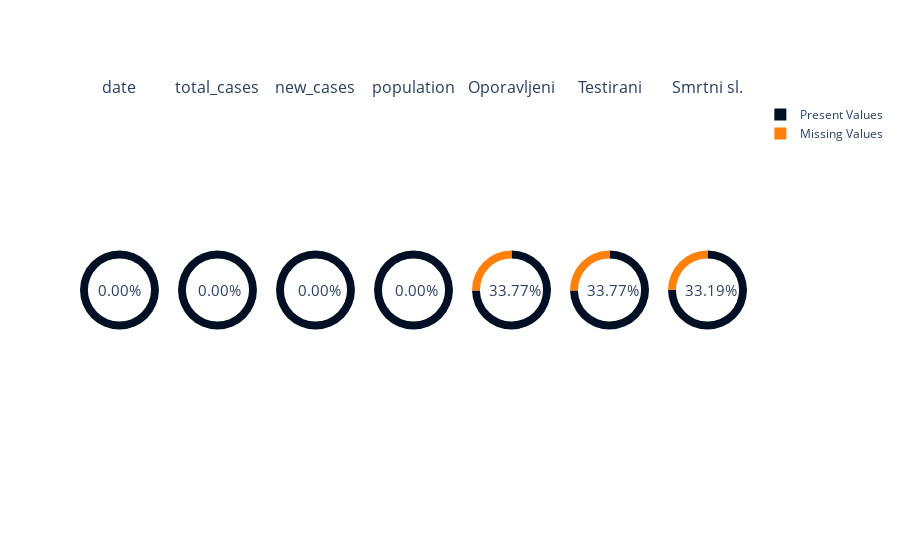

Notebook code for this chart:
### Code cell
MissingDataPlot(missingData)

### Figure 1 — Plotly figure (JSON) as saved in the notebook; plotly's stock layout.template omitted (floating-point values rounded to 4 significant figures)
{"data": [{"domain": {"x": [0, 0.1184], "y": [0, 1]}, "hole": 0.8, "hoverinfo": "label+value", "labels": ["Missing Values", "Present Values"], "marker": {"colors": ["#FF800B", "#001024"]}, "textinfo": "none", "type": "pie", "values": [0, 309]}, {"domain": {"x": [0.1469, 0.2653], "y": [0, 1]}, "hole": 0.8, "hoverinfo": "label+value", "labels": ["Missing Values", "Present Values"], "marker": {"colors": ["#FF800B", "#001024"]}, "textinfo": "none", "type": "pie", "values": [0, 309]}, {"domain": {"x": [0.2939, 0.4122], "y": [0, 1]}, "hole": 0.8, "hoverinfo": "label+value", "labels": ["Missing Values", "Present Values"], "marker": {"colors": ["#FF800B", "#001024"]}, "textinfo": "none", "type": "pie", "values": [0, 309]}, {"domain": {"x": [0.4408, 0.5592], "y": [0, 1]}, "hole": 0.8, "hoverinfo": "label+value", "labels": ["Missing Values", "Present Values"], "marker": {"colors": ["#FF800B", "#001024"]}, "textinfo": "none", "type": "pie", "values": [0, 309]}, {"domain": {"x": [0.5878, 0.7061], "y": [0, 1]}, "hole": 0.8, "hoverinfo": "label+value", "labels": ["Missing Values", "Present Values"], "marker": {"colors": ["#FF800B", "#001024"]}, "textinfo": "none", "type": "pie", "values": [78, 231]}, {"domain": {"x": [0.7347, 0.8531], "y": [0, 1]}, "hole": 0.8, "hoverinfo": "label+value", "labels": ["Missing Values", "Present Values"], "marker": {"colors": ["#FF800B", "#001024"]}, "textinfo": "none", "type": "pie", "values": [78, 231]}, {"domain": {"x": [0.8816, 1.0], "y": [0, 1]}, "hole": 0.8, "hoverinfo": "label+value", "labels": ["Missing Values", "Present Values"], "marker": {"colors": ["#FF800B", "#001024"]}, "textinfo": "none", "type": "pie", "values": [77, 232]}], "layout": {"annotations": [{"font": {"size": 16}, "showarrow": false, "text": "date", "x": 0.05918, "xanchor": "center", "xref": "paper", "y": 1, "yanchor": "bottom", "yref": "paper"}, {"font": {"size": 16}, "showarrow": false, "text": "total_cases", "x": 0.2061, "xanchor": "center", "xref": "paper", "y": 1, "yanchor": "bottom", "yref": "paper"}, {"font": {"size": 16}, "showarrow": false, "text": "new_cases", "x": 0.3531, "xanchor": "center", "xref": "paper", "y": 1, "yanchor": "bottom", "yref": "paper"}, {"font": {"size": 16}, "showarrow": false, "text": "population", "x": 0.5, "xanchor": "center", "xref": "paper", "y": 1, "yanchor": "bottom", "yref": "paper"}, {"font": {"size": 16}, "showarrow": false, "text": "Oporavljeni", "x": 0.6469, "xanchor": "center", "xref": "paper", "y": 1, "yanchor": "bottom", "yref": "paper"}, {"font": {"size": 16}, "showarrow": false, "text": "Testirani", "x": 0.7939, "xanchor": "center", "xref": "paper", "y": 1, "yanchor": "bottom", "yref": "paper"}, {"font": {"size": 16}, "showarrow": false, "text": "Smrtni sl.", "x": 0.9408, "xanchor": "center", "xref": "paper", "y": 1, "yanchor": "bottom", "yref": "paper"}, {"font": {"size": 15}, "showarrow": false, "text": "0.00%", "x": 0.024, "y": 0.5}, {"font": {"size": 15}, "showarrow": false, "text": "0.00%", "x": 0.174, "y": 0.5}, {"font": {"size": 15}, "showarrow": false, "text": "0.00%", "x": 0.324, "y": 0.5}, {"font": {"size": 15}, "showarrow": false, "text": "0.00%", "x": 0.504, "y": 0.5}, {"font": {"size": 15}, "showarrow": false, "text": "33.77%", "x": 0.694, "y": 0.5}, {"font": {"size": 15}, "showarrow": false, "text": "33.77%", "x": 0.841, "y": 0.5}, {"font": {"size": 15}, "showarrow": false, "text": "33.19%", "x": 0.988, "y": 0.5}]}}
